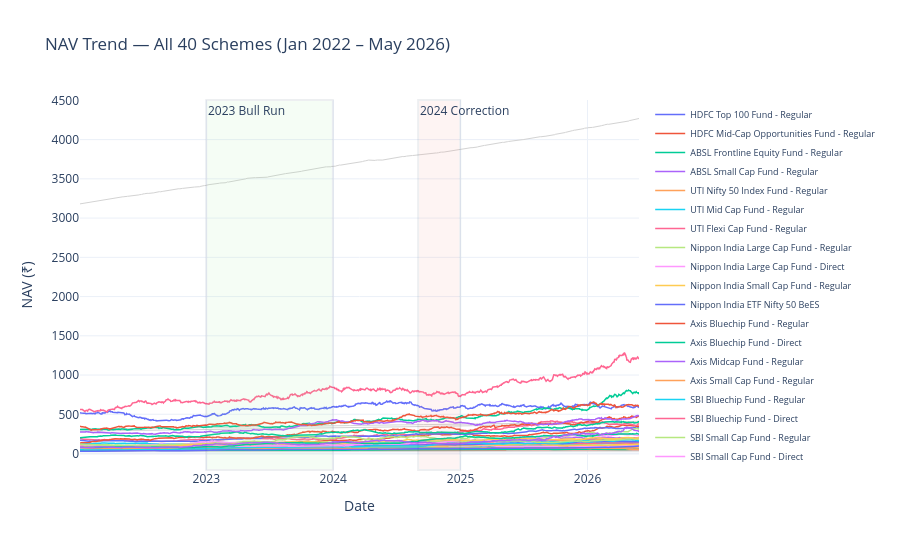

The notebook cell saved with this chart:
### Markdown cell above
## Chart 1 — NAV Trend Lines (All 40 Schemes, 2022–2026)
Plotly interactive line chart. Each line = one fund. Equity funds shown in colour, Debt in grey.

### Code cell
# Keep only trading days (Mon–Fri) to avoid flat weekend lines
nav_trade = nav[nav['date'].dt.weekday < 5].copy()

# Separate equity and debt
nav_eq   = nav_trade[nav_trade['category'] == 'Equity']
nav_debt = nav_trade[nav_trade['category'] == 'Debt']

fig = go.Figure()

# Debt funds — grey, thin
for code, grp in nav_debt.groupby('amfi_code'):
    name = grp['scheme_name'].iloc[0].replace(' - Growth','').replace(' Plan','')
    fig.add_trace(go.Scatter(
        x=grp['date'], y=grp['nav'],
        name=name, mode='lines',
        line=dict(color='lightgrey', width=1),
        legendgroup='Debt', showlegend=False,
        hovertemplate='%{fullData.name}<br>Date: %{x|%d %b %Y}<br>NAV: ₹%{y:.2f}<extra></extra>'
    ))

# Equity funds — coloured
eq_palette = px.colors.qualitative.Plotly
for i, (code, grp) in enumerate(nav_eq.groupby('amfi_code')):
    name = grp['scheme_name'].iloc[0].replace(' - Growth','').replace(' Plan','')
    fig.add_trace(go.Scatter(
        x=grp['date'], y=grp['nav'],
        name=name, mode='lines',
        line=dict(width=1.5, color=eq_palette[i % len(eq_palette)]),
        legendgroup='Equity',
        hovertemplate='%{fullData.name}<br>Date: %{x|%d %b %Y}<br>NAV: ₹%{y:.2f}<extra></extra>'
    ))

# Annotation — 2023 Bull Run
fig.add_vrect(x0='2023-01-01', x1='2023-12-31',
              fillcolor='lightgreen', opacity=0.08,
              annotation_text='2023 Bull Run', annotation_position='top left')

# Annotation — 2024 Correction
fig.add_vrect(x0='2024-09-01', x1='2024-12-31',
              fillcolor='salmon', opacity=0.08,
              annotation_text='2024 Correction', annotation_position='top left')

fig.update_layout(
    title='NAV Trend — All 40 Schemes (Jan 2022 – May 2026)',
    xaxis_title='Date', yaxis_title='NAV (₹)',
    height=550, template='plotly_white',
    legend=dict(font_size=9, orientation='v'),
    hovermode='x unified'
)
fig.write_image(str(CHART_DIR / 'chart_01_nav_trends.png'), width=1200, height=550)
fig.show()
print(' Chart 1 saved')

### Figure 1 — Plotly figure (JSON) as saved in the notebook; plotly's stock layout.template omitted (floating-point values rounded to 4 significant figures; data arrays with more than 128 entries replaced by an {"elided": "..."} marker saying what was removed)
{"data": [{"hovertemplate": "%{fullData.name}<br>Date: %{x|%d %b %Y}<br>NAV: ₹%{y:.2f}<extra></extra>", "legendgroup": "Debt", "line": {"color": "lightgrey", "width": 1}, "mode": "lines", "name": "HDFC Short Term Debt Fund - Regular", "showlegend": false, "type": "scatter", "x": {"elided": "1150 str values"}, "y": {"elided": "1150 float values"}}, {"hovertemplate": "%{fullData.name}<br>Date: %{x|%d %b %Y}<br>NAV: ₹%{y:.2f}<extra></extra>", "legendgroup": "Debt", "line": {"color": "lightgrey", "width": 1}, "mode": "lines", "name": "ABSL Liquid Fund - Regular", "showlegend": false, "type": "scatter", "x": {"elided": "1150 str values"}, "y": {"elided": "1150 float values"}}, {"hovertemplate": "%{fullData.name}<br>Date: %{x|%d %b %Y}<br>NAV: ₹%{y:.2f}<extra></extra>", "legendgroup": "Debt", "line": {"color": "lightgrey", "width": 1}, "mode": "lines", "name": "Nippon India Gilt Securities Fund - Regular", "showlegend": false, "type": "scatter", "x": {"elided": "1150 str values"}, "y": {"elided": "1150 float values"}}, {"hovertemplate": "%{fullData.name}<br>Date: %{x|%d %b %Y}<br>NAV: ₹%{y:.2f}<extra></extra>", "legendgroup": "Debt", "line": {"color": "lightgrey", "width": 1}, "mode": "lines", "name": "SBI Magnum Gilt Fund - Regular", "showlegend": false, "type": "scatter", "x": {"elided": "1150 str values"}, "y": {"elided": "1150 float values"}}, {"hovertemplate": "%{fullData.name}<br>Date: %{x|%d %b %Y}<br>NAV: ₹%{y:.2f}<extra></extra>", "legendgroup": "Debt", "line": {"color": "lightgrey", "width": 1}, "mode": "lines", "name": "ICICI Pru Liquid Fund - Regular", "showlegend": false, "type": "scatter", "x": {"elided": "1150 str values"}, "y": {"elided": "1150 float values"}}, {"hovertemplate": "%{fullData.name}<br>Date: %{x|%d %b %Y}<br>NAV: ₹%{y:.2f}<extra></extra>", "legendgroup": "Debt", "line": {"color": "lightgrey", "width": 1}, "mode": "lines", "name": "Kotak Liquid Fund - Regular", "showlegend": false, "type": "scatter", "x": {"elided": "1150 str values"}, "y": {"elided": "1150 float values"}}, {"hovertemplate": "%{fullData.name}<br>Date: %{x|%d %b %Y}<br>NAV: ₹%{y:.2f}<extra></extra>", "legendgroup": "Equity", "line": {"color": "#636EFA", "width": 1.5}, "mode": "lines", "name": "HDFC Top 100 Fund - Regular", "type": "scatter", "x": {"elided": "1150 str values"}, "y": {"elided": "1150 float values"}}, {"hovertemplate": "%{fullData.name}<br>Date: %{x|%d %b %Y}<br>NAV: ₹%{y:.2f}<extra></extra>", "legendgroup": "Equity", "line": {"color": "#EF553B", "width": 1.5}, "mode": "lines", "name": "HDFC Mid-Cap Opportunities Fund - Regular", "type": "scatter", "x": {"elided": "1150 str values"}, "y": {"elided": "1150 float values"}}, {"hovertemplate": "%{fullData.name}<br>Date: %{x|%d %b %Y}<br>NAV: ₹%{y:.2f}<extra></extra>", "legendgroup": "Equity", "line": {"color": "#00CC96", "width": 1.5}, "mode": "lines", "name": "ABSL Frontline Equity Fund - Regular", "type": "scatter", "x": {"elided": "1150 str values"}, "y": {"elided": "1150 float values"}}, {"hovertemplate": "%{fullData.name}<br>Date: %{x|%d %b %Y}<br>NAV: ₹%{y:.2f}<extra></extra>", "legendgroup": "Equity", "line": {"color": "#AB63FA", "width": 1.5}, "mode": "lines", "name": "ABSL Small Cap Fund - Regular", "type": "scatter", "x": {"elided": "1150 str values"}, "y": {"elided": "1150 float values"}}, {"hovertemplate": "%{fullData.name}<br>Date: %{x|%d %b %Y}<br>NAV: ₹%{y:.2f}<extra></extra>", "legendgroup": "Equity", "line": {"color": "#FFA15A", "width": 1.5}, "mode": "lines", "name": "UTI Nifty 50 Index Fund - Regular", "type": "scatter", "x": {"elided": "1150 str values"}, "y": {"elided": "1150 float values"}}, {"hovertemplate": "%{fullData.name}<br>Date: %{x|%d %b %Y}<br>NAV: ₹%{y:.2f}<extra></extra>", "legendgroup": "Equity", "line": {"color": "#19D3F3", "width": 1.5}, "mode": "lines", "name": "UTI Mid Cap Fund - Regular", "type": "scatter", "x": {"elided": "1150 str values"}, "y": {"elided": "1150 float values"}}, {"hovertemplate": "%{fullData.name}<br>Date: %{x|%d %b %Y}<br>NAV: ₹%{y:.2f}<extra></extra>", "legendgroup": "Equity", "line": {"color": "#FF6692", "width": 1.5}, "mode": "lines", "name": "UTI Flexi Cap Fund - Regular", "type": "scatter", "x": {"elided": "1150 str values"}, "y": {"elided": "1150 float values"}}, {"hovertemplate": "%{fullData.name}<br>Date: %{x|%d %b %Y}<br>NAV: ₹%{y:.2f}<extra></extra>", "legendgroup": "Equity", "line": {"color": "#B6E880", "width": 1.5}, "mode": "lines", "name": "Nippon India Large Cap Fund - Regular", "type": "scatter", "x": {"elided": "1150 str values"}, "y": {"elided": "1150 float values"}}, {"hovertemplate": "%{fullData.name}<br>Date: %{x|%d %b %Y}<br>NAV: ₹%{y:.2f}<extra></extra>", "legendgroup": "Equity", "line": {"color": "#FF97FF", "width": 1.5}, "mode": "lines", "name": "Nippon India Large Cap Fund - Direct", "type": "scatter", "x": {"elided": "1150 str values"}, "y": {"elided": "1150 float values"}}, {"hovertemplate": "%{fullData.name}<br>Date: %{x|%d %b %Y}<br>NAV: ₹%{y:.2f}<extra></extra>", "legendgroup": "Equity", "line": {"color": "#FECB52", "width": 1.5}, "mode": "lines", "name": "Nippon India Small Cap Fund - Regular", "type": "scatter", "x": {"elided": "1150 str values"}, "y": {"elided": "1150 float values"}}, {"hovertemplate": "%{fullData.name}<br>Date: %{x|%d %b %Y}<br>NAV: ₹%{y:.2f}<extra></extra>", "legendgroup": "Equity", "line": {"color": "#636EFA", "width": 1.5}, "mode": "lines", "name": "Nippon India ETF Nifty 50 BeES", "type": "scatter", "x": {"elided": "1150 str values"}, "y": {"elided": "1150 float values"}}, {"hovertemplate": "%{fullData.name}<br>Date: %{x|%d %b %Y}<br>NAV: ₹%{y:.2f}<extra></extra>", "legendgroup": "Equity", "line": {"color": "#EF553B", "width": 1.5}, "mode": "lines", "name": "Axis Bluechip Fund - Regular", "type": "scatter", "x": {"elided": "1150 str values"}, "y": {"elided": "1150 float values"}}, {"hovertemplate": "%{fullData.name}<br>Date: %{x|%d %b %Y}<br>NAV: ₹%{y:.2f}<extra></extra>", "legendgroup": "Equity", "line": {"color": "#00CC96", "width": 1.5}, "mode": "lines", "name": "Axis Bluechip Fund - Direct", "type": "scatter", "x": {"elided": "1150 str values"}, "y": {"elided": "1150 float values"}}, {"hovertemplate": "%{fullData.name}<br>Date: %{x|%d %b %Y}<br>NAV: ₹%{y:.2f}<extra></extra>", "legendgroup": "Equity", "line": {"color": "#AB63FA", "width": 1.5}, "mode": "lines", "name": "Axis Midcap Fund - Regular", "type": "scatter", "x": {"elided": "1150 str values"}, "y": {"elided": "1150 float values"}}, {"hovertemplate": "%{fullData.name}<br>Date: %{x|%d %b %Y}<br>NAV: ₹%{y:.2f}<extra></extra>", "legendgroup": "Equity", "line": {"color": "#FFA15A", "width": 1.5}, "mode": "lines", "name": "Axis Small Cap Fund - Regular", "type": "scatter", "x": {"elided": "1150 str values"}, "y": {"elided": "1150 float values"}}, {"hovertemplate": "%{fullData.name}<br>Date: %{x|%d %b %Y}<br>NAV: ₹%{y:.2f}<extra></extra>", "legendgroup": "Equity", "line": {"color": "#19D3F3", "width": 1.5}, "mode": "lines", "name": "SBI Bluechip Fund - Regular", "type": "scatter", "x": {"elided": "1150 str values"}, "y": {"elided": "1150 float values"}}, {"hovertemplate": "%{fullData.name}<br>Date: %{x|%d %b %Y}<br>NAV: ₹%{y:.2f}<extra></extra>", "legendgroup": "Equity", "line": {"color": "#FF6692", "width": 1.5}, "mode": "lines", "name": "SBI Bluechip Fund - Direct", "type": "scatter", "x": {"elided": "1150 str values"}, "y": {"elided": "1150 float values"}}, {"hovertemplate": "%{fullData.name}<br>Date: %{x|%d %b %Y}<br>NAV: ₹%{y:.2f}<extra></extra>", "legendgroup": "Equity", "line": {"color": "#B6E880", "width": 1.5}, "mode": "lines", "name": "SBI Small Cap Fund - Regular", "type": "scatter", "x": {"elided": "1150 str values"}, "y": {"elided": "1150 float values"}}, {"hovertemplate": "%{fullData.name}<br>Date: %{x|%d %b %Y}<br>NAV: ₹%{y:.2f}<extra></extra>", "legendgroup": "Equity", "line": {"color": "#FF97FF", "width": 1.5}, "mode": "lines", "name": "SBI Small Cap Fund - Direct", "type": "scatter", "x": {"elided": "1150 str values"}, "y": {"elided": "1150 float values"}}, {"hovertemplate": "%{fullData.name}<br>Date: %{x|%d %b %Y}<br>NAV: ₹%{y:.2f}<extra></extra>", "legendgroup": "Equity", "line": {"color": "#FECB52", "width": 1.5}, "mode": "lines", "name": "ICICI Pru Bluechip Fund - Regular", "type": "scatter", "x": {"elided": "1150 str values"}, "y": {"elided": "1150 float values"}}, {"hovertemplate": "%{fullData.name}<br>Date: %{x|%d %b %Y}<br>NAV: ₹%{y:.2f}<extra></extra>", "legendgroup": "Equity", "line": {"color": "#636EFA", "width": 1.5}, "mode": "lines", "name": "ICICI Pru Bluechip Fund - Direct", "type": "scatter", "x": {"elided": "1150 str values"}, "y": {"elided": "1150 float values"}}, {"hovertemplate": "%{fullData.name}<br>Date: %{x|%d %b %Y}<br>NAV: ₹%{y:.2f}<extra></extra>", "legendgroup": "Equity", "line": {"color": "#EF553B", "width": 1.5}, "mode": "lines", "name": "ICICI Pru Midcap Fund - Regular", "type": "scatter", "x": {"elided": "1150 str values"}, "y": {"elided": "1150 float values"}}, {"hovertemplate": "%{fullData.name}<br>Date: %{x|%d %b %Y}<br>NAV: ₹%{y:.2f}<extra></extra>", "legendgroup": "Equity", "line": {"color": "#00CC96", "width": 1.5}, "mode": "lines", "name": "ICICI Pru Value Discovery Fund - Regular", "type": "scatter", "x": {"elided": "1150 str values"}, "y": {"elided": "1150 float values"}}, {"hovertemplate": "%{fullData.name}<br>Date: %{x|%d %b %Y}<br>NAV: ₹%{y:.2f}<extra></extra>", "legendgroup": "Equity", "line": {"color": "#AB63FA", "width": 1.5}, "mode": "lines", "name": "Kotak Bluechip Fund - Regular", "type": "scatter", "x": {"elided": "1150 str values"}, "y": {"elided": "1150 float values"}}, {"hovertemplate": "%{fullData.name}<br>Date: %{x|%d %b %Y}<br>NAV: ₹%{y:.2f}<extra></extra>", "legendgroup": "Equity", "line": {"color": "#FFA15A", "width": 1.5}, "mode": "lines", "name": "Kotak Emerging Equity Fund - Regular", "type": "scatter", "x": {"elided": "1150 str values"}, "y": {"elided": "1150 float values"}}, {"hovertemplate": "%{fullData.name}<br>Date: %{x|%d %b %Y}<br>NAV: ₹%{y:.2f}<extra></extra>", "legendgroup": "Equity", "line": {"color": "#19D3F3", "width": 1.5}, "mode": "lines", "name": "Kotak Flexicap Fund - Regular", "type": "scatter", "x": {"elided": "1150 str values"}, "y": {"elided": "1150 float values"}}, {"hovertemplate": "%{fullData.name}<br>Date: %{x|%d %b %Y}<br>NAV: ₹%{y:.2f}<extra></extra>", "legendgroup": "Equity", "line": {"color": "#FF6692", "width": 1.5}, "mode": "lines", "name": "HDFC Top 100 Fund - Direct", "type": "scatter", "x": {"elided": "1150 str values"}, "y": {"elided": "1150 float values"}}, {"hovertemplate": "%{fullData.name}<br>Date: %{x|%d %b %Y}<br>NAV: ₹%{y:.2f}<extra></extra>", "legendgroup": "Equity", "line": {"color": "#B6E880", "width": 1.5}, "mode": "lines", "name": "HDFC Mid-Cap Opportunities Fund - Direct", "type": "scatter", "x": {"elided": "1150 str values"}, "y": {"elided": "1150 float values"}}, {"hovertemplate": "%{fullData.name}<br>Date: %{x|%d %b %Y}<br>NAV: ₹%{y:.2f}<extra></extra>", "legendgroup": "Equity", "line": {"color": "#FF97FF", "width": 1.5}, "mode": "lines", "name": "Mirae Asset Large Cap Fund - Regular", "type": "scatter", "x": {"elided": "1150 str values"}, "y": {"elided": "1150 float values"}}, {"hovertemplate": "%{fullData.name}<br>Date: %{x|%d %b %Y}<br>NAV: ₹%{y:.2f}<extra></extra>", "legendgroup": "Equity", "line": {"color": "#FECB52", "width": 1.5}, "mode": "lines", "name": "Mirae Asset Emerging Bluechip Fund - Regular", "type": "scatter", "x": {"elided": "1150 str values"}, "y": {"elided": "1150 float values"}}, {"hovertemplate": "%{fullData.name}<br>Date: %{x|%d %b %Y}<br>NAV: ₹%{y:.2f}<extra></extra>", "legendgroup": "Equity", "line": {"color": "#636EFA", "width": 1.5}, "mode": "lines", "name": "Mirae Asset Tax Saver Fund - Regular", "type": "scatter", "x": {"elided": "1150 str values"}, "y": {"elided": "1150 float values"}}, {"hovertemplate": "%{fullData.name}<br>Date: %{x|%d %b %Y}<br>NAV: ₹%{y:.2f}<extra></extra>", "legendgroup": "Equity", "line": {"color": "#EF553B", "width": 1.5}, "mode": "lines", "name": "DSP Top 100 Equity Fund - Regular", "type": "scatter", "x": {"elided": "1150 str values"}, "y": {"elided": "1150 float values"}}, {"hovertemplate": "%{fullData.name}<br>Date: %{x|%d %b %Y}<br>NAV: ₹%{y:.2f}<extra></extra>", "legendgroup": "Equity", "line": {"color": "#00CC96", "width": 1.5}, "mode": "lines", "name": "DSP Midcap Fund - Regular", "type": "scatter", "x": {"elided": "1150 str values"}, "y": {"elided": "1150 float values"}}, {"hovertemplate": "%{fullData.name}<br>Date: %{x|%d %b %Y}<br>NAV: ₹%{y:.2f}<extra></extra>", "legendgroup": "Equity", "line": {"color": "#AB63FA", "width": 1.5}, "mode": "lines", "name": "DSP Small Cap Fund - Regular", "type": "scatter", "x": {"elided": "1150 str values"}, "y": {"elided": "1150 float values"}}], "layout": {"annotations": [{"showarrow": false, "text": "2023 Bull Run", "x": "2023-01-01", "xanchor": "left", "xref": "x", "y": 1, "yanchor": "top", "yref": "y domain"}, {"showarrow": false, "text": "2024 Correction", "x": "2024-09-01", "xanchor": "left", "xref": "x", "y": 1, "yanchor": "top", "yref": "y domain"}], "height": 550, "hovermode": "x unified", "legend": {"font": {"size": 9}, "orientation": "v"}, "shapes": [{"fillcolor": "lightgreen", "opacity": 0.08, "type": "rect", "x0": "2023-01-01", "x1": "2023-12-31", "xref": "x", "y0": 0, "y1": 1, "yref": "y domain"}, {"fillcolor": "salmon", "opacity": 0.08, "type": "rect", "x0": "2024-09-01", "x1": "2024-12-31", "xref": "x", "y0": 0, "y1": 1, "yref": "y domain"}], "title": {"text": "NAV Trend — All 40 Schemes (Jan 2022 – May 2026)"}, "xaxis": {"title": {"text": "Date"}}, "yaxis": {"title": {"text": "NAV (₹)"}}}}
